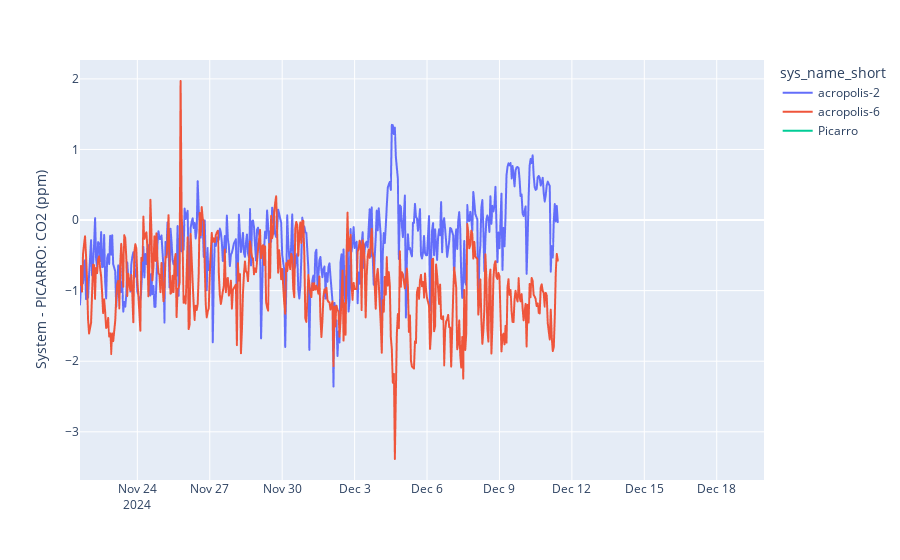

Notebook code for this chart:
### Code cell
fig = px.line(df_plot, x="creation_timestamp", y="diff", color="sys_name_short")
fig.update_layout(
    yaxis_title='System - PICARRO: CO2 (ppm)',
    xaxis_title='',
    title='',
)
fig.show()

### Figure 1 — Plotly figure (JSON) as saved in the notebook; plotly's stock layout.template omitted (floating-point values rounded to 4 significant figures; data arrays with more than 128 entries replaced by an {"elided": "..."} marker saying what was removed)
{"data": [{"hovertemplate": "sys_name_short=acropolis-2<br>creation_timestamp=%{x}<br>diff=%{y}<extra></extra>", "legendgroup": "acropolis-2", "line": {"color": "#636efa", "dash": "solid"}, "marker": {"symbol": "circle"}, "mode": "lines", "name": "acropolis-2", "showlegend": true, "type": "scattergl", "x": {"elided": "456 str values"}, "xaxis": "x", "y": {"elided": "456 float values"}, "yaxis": "y"}, {"hovertemplate": "sys_name_short=acropolis-6<br>creation_timestamp=%{x}<br>diff=%{y}<extra></extra>", "legendgroup": "acropolis-6", "line": {"color": "#EF553B", "dash": "solid"}, "marker": {"symbol": "circle"}, "mode": "lines", "name": "acropolis-6", "showlegend": true, "type": "scattergl", "x": {"elided": "456 str values"}, "xaxis": "x", "y": {"elided": "456 float values"}, "yaxis": "y"}, {"hovertemplate": "sys_name_short=Picarro<br>creation_timestamp=%{x}<br>diff=%{y}<extra></extra>", "legendgroup": "Picarro", "line": {"color": "#00cc96", "dash": "solid"}, "marker": {"symbol": "circle"}, "mode": "lines", "name": "Picarro", "showlegend": true, "type": "scattergl", "x": {"elided": "681 str values"}, "xaxis": "x", "y": {"elided": "681 null values"}, "yaxis": "y"}], "layout": {"legend": {"title": {"text": "sys_name_short"}, "tracegroupgap": 0}, "margin": {"t": 60}, "title": {"text": ""}, "xaxis": {"anchor": "y", "domain": [0, 1], "title": {"text": ""}}, "yaxis": {"anchor": "x", "domain": [0, 1], "title": {"text": "System - PICARRO: CO2 (ppm)"}}}}
